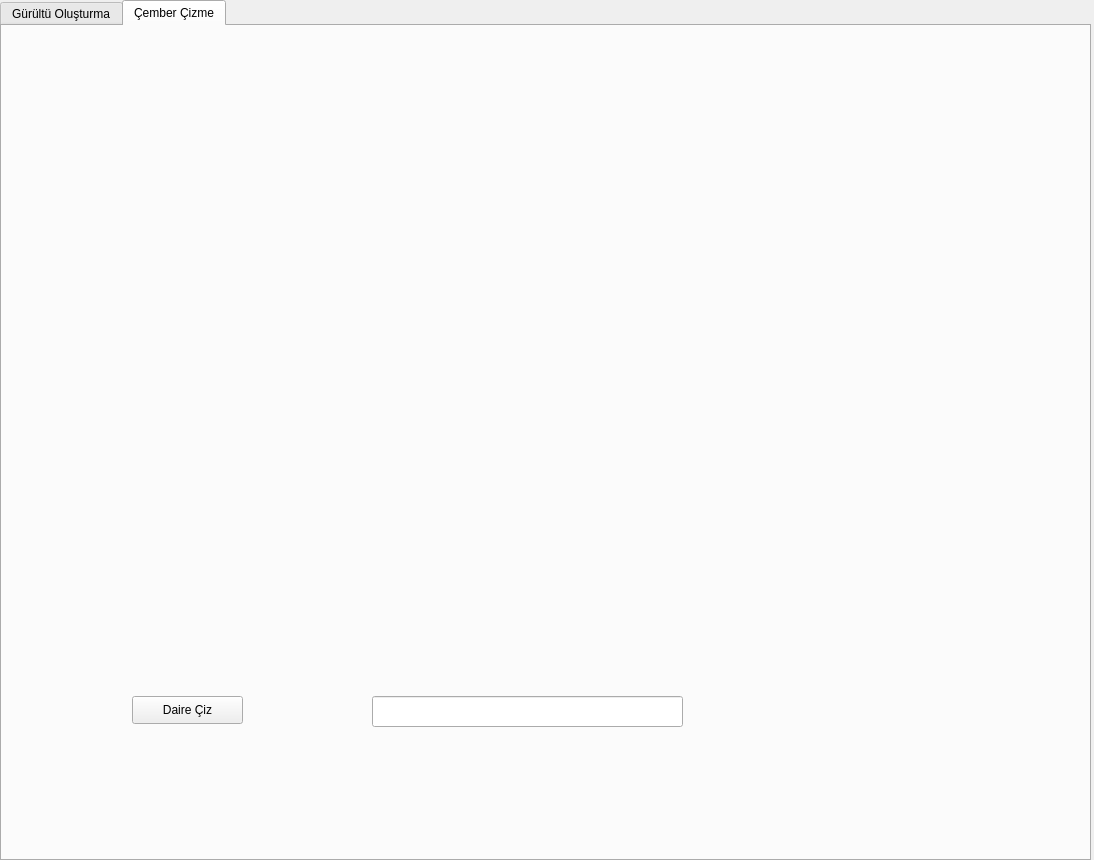
<?xml version="1.0" encoding="UTF-8"?>
<ui version="4.0">
 <class>Dialog</class>
 <widget class="QDialog" name="Dialog">
  <property name="geometry">
   <rect>
    <x>0</x>
    <y>0</y>
    <width>1094</width>
    <height>860</height>
   </rect>
  </property>
  <property name="windowTitle">
   <string>Dialog</string>
  </property>
  <widget class="QTabWidget" name="tabWidget">
   <property name="geometry">
    <rect>
     <x>0</x>
     <y>0</y>
     <width>1091</width>
     <height>861</height>
    </rect>
   </property>
   <property name="currentIndex">
    <number>1</number>
   </property>
   <widget class="QWidget" name="tab">
    <attribute name="title">
     <string>Gürültü Oluşturma</string>
    </attribute>
    <widget class="QPushButton" name="btn_resim_sec">
     <property name="geometry">
      <rect>
       <x>310</x>
       <y>450</y>
       <width>141</width>
       <height>28</height>
      </rect>
     </property>
     <property name="text">
      <string>Resim Seç</string>
     </property>
    </widget>
    <widget class="QLabel" name="lbl_resim_sec">
     <property name="geometry">
      <rect>
       <x>10</x>
       <y>20</y>
       <width>961</width>
       <height>361</height>
      </rect>
     </property>
     <property name="text">
      <string/>
     </property>
    </widget>
    <widget class="QPushButton" name="btn_gurultu_olustur">
     <property name="geometry">
      <rect>
       <x>740</x>
       <y>450</y>
       <width>161</width>
       <height>28</height>
      </rect>
     </property>
     <property name="text">
      <string>Gürültü Oluştur</string>
     </property>
    </widget>
   </widget>
   <widget class="QWidget" name="tab_2">
    <attribute name="title">
     <string>Çember Çizme</string>
    </attribute>
    <widget class="QPushButton" name="btn_daire_ciz">
     <property name="geometry">
      <rect>
       <x>130</x>
       <y>670</y>
       <width>111</width>
       <height>28</height>
      </rect>
     </property>
     <property name="text">
      <string>Daire Çiz</string>
     </property>
    </widget>
    <widget class="QLabel" name="lbl_daire_goster">
     <property name="geometry">
      <rect>
       <x>30</x>
       <y>50</y>
       <width>991</width>
       <height>531</height>
      </rect>
     </property>
     <property name="text">
      <string/>
     </property>
    </widget>
    <widget class="QLineEdit" name="txt_merkez">
     <property name="geometry">
      <rect>
       <x>370</x>
       <y>670</y>
       <width>311</width>
       <height>31</height>
      </rect>
     </property>
    </widget>
   </widget>
  </widget>
 </widget>
 <resources/>
 <connections/>
</ui>
